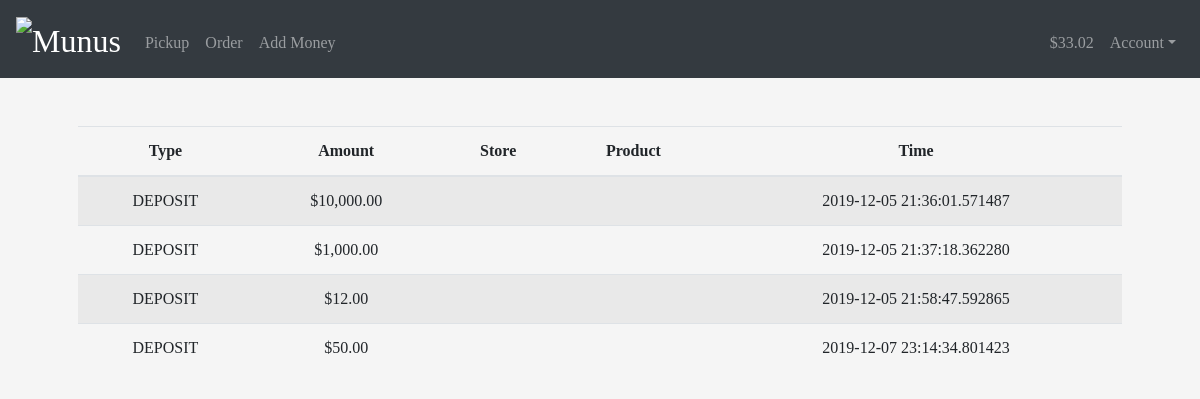
Page /history (signed in) on the earlier database version.
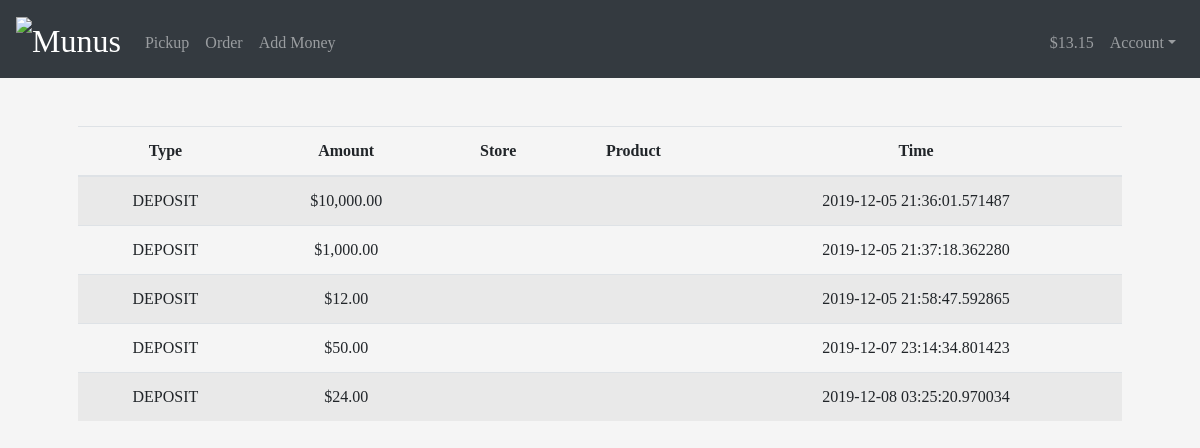
Same page on the later database version.
### tables this page shows
CREATE TABLE history(user_id INTEGER, type TEXT, product_id INTEGER, amount INTEGER, timestamp TIME);

### app.py (the view)
@app.route("/history")
@login_required
def history():
    statement = "SELECT type, product_id, amount, timestamp FROM history WHERE user_id={0}".format(session["user_id"])
    rows = db.execute(statement).fetchall()
    returns = []
    for row in rows:
        ret = [] # type, amt, store, productname
        ret.append(row[0].upper())
        ret.append('$'+format(row[2], ',.2f'))
        if row[0] not in ['deposit', 'withdrawal']:
            statement = "SELECT store FROM products WHERE id = {0}".format(row[1])
            ret.append(db.execute(statement).fetchone()[0])
            statement = "SELECT name FROM products WHERE id = {0}".format(row[1])
            ret.append(db.execute(statement).fetchone()[0])
        else:
            ret.append('')
            ret.append('')
        ret.append(row[3])
        returns.append(ret)
    if len(returns) == 0:
        return render_template("history.html", rows = 0, balance = session['balance'])
    return render_template("history.html", rows=returns, balance=session['balance'])

### app.py (called while the page is built)
@app.after_request
def after_request(response):
    response.headers["Cache-Control"] = "no-cache, no-store, must-revalidate"
    response.headers["Expires"] = 0
    response.headers["Pragma"] = "no-cache"
    return response

### helpers.py (called while the page is built)
def login_required(f):
    @wraps(f)
    def decorated_function(*args, **kwargs):
        if session.get("user_id") is None:
            return redirect("/login")
        return f(*args, **kwargs)
    return decorated_function

### templates/history.html (shortened to what this page needs)
{% extends "layout.html" %}
{% block main %}
{% if rows != 0 %}
      <table class="table table-striped">
          <thead>
              <tr>
                  <b><th>Type</th></b>
                  <th>Amount</th>
                  <th>Store</th>
                  <th>Product</th>
                  <th>Time</th>
              </tr>
          </thead>
          <tbody>
              {% for row in rows %}
                  <tr>
                      <td>{{row[0]}}</td>
                      <td>{{row[1]}}</td>
                      <td>{{row[2]}}</td>
                      <td>{{row[3]}}</td>
                      <td>{{row[4]}}</td>
                  </tr>
              {% endfor %}
          </tbody>
      </table>
  {% else %}
      <h3>No transaction history yet</h3>
      <h4><a href = '/order'>Let's get some orders in!</a></h4>
  {% endif %}
{% endblock %}

Differences in the rows shown:
added history: type "DEPOSIT", amount "$24.00", timestamp "2019-12-08 03:25:20.970034"
Other differences:
{{ balance }}: "$33.02" → "$13.15"
